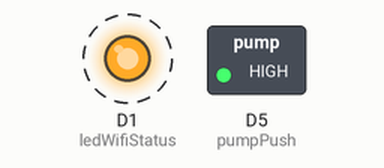
A program run on a simulated ESP8266 (NodeMCU). Shown: switched loads named in the program (green lamp = pin HIGH), output pins drawn as LEDs (lit = HIGH). Dashed ring = blinking. WiFi joins after 1.5 s; servers stay silent unless stated; network time is answered at once with the bench clock; the local clock reads 2024-03-15 10:24:30 at power-on unless the program sets it; what the program prints to the serial monitor is not drawn.

Above: at 0.2 s.
Timing chart, 0 to 3.0 s (numbered marks = the images above):
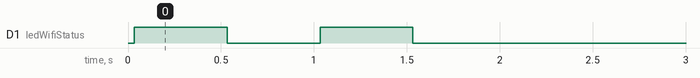

Measured:
- by itself, D1 (ledWifiStatus): alternates HIGH for 0.50 s and LOW for 0.50 s, 4 changes in all, then stays LOW

The program:

main.cpp
```cpp
#include <Arduino.h>

#include <ESP8266WiFi.h>        // Include the Wi-Fi library

#include <NTPClient.h>

#include <WiFiUdp.h>


const char* ssid = "P307";         // The SSID (name) of the Wi-Fi network you want to connect to
const char* password = "bayanhdeptrai";     // The password of the Wi-Fi network

int ledWifiStatus = D1;
int pumpPush = D5;
int timeSleep = 15;

unsigned long currentMillisWifi = 0;
unsigned long currentMillis = millis();

WiFiUDP ntpUDP;
NTPClient timeClient(ntpUDP, "pool.ntp.org");

bool onPumps = false;
bool isDeepSleeped = false;

void handlerPumps() {
  digitalWrite(pumpPush, LOW);
  Serial.println("Cho bom 10s");
  delay(10000);
  digitalWrite(pumpPush, HIGH);

}


bool isWatered = false;
String timeSet = "01:30";

void handleTime() {
  String formattedTime = timeClient.getFormattedTime();
  String num = formattedTime.substring(0,5);
  Serial.println(num);
  if(num == timeSet && !isWatered) {
    handlerPumps();
    isWatered = true;
  }
}

bool isConnected = false;
unsigned long previosTime = 0;
void setup() {
  Serial.begin(115200);
  WiFi.begin(ssid, password);
  pinMode(pumpPush, OUTPUT);
  digitalWrite(pumpPush, HIGH);
  pinMode(ledWifiStatus, OUTPUT);
  pinMode(ledWifiStatus, HIGH);
  timeClient.begin();
  timeClient.setTimeOffset(25200);
  digitalWrite(D0, LOW);
}
void loop() {
  timeClient.update();
  if(WiFi.status() == WL_CONNECTED && !isConnected) {
    Serial.println("Connected");
    digitalWrite(ledWifiStatus, LOW);
    isConnected = true;
  }
  if(WiFi.status() != WL_CONNECTED) {
    digitalWrite(ledWifiStatus, !digitalRead(ledWifiStatus));
    delay(500);
    isConnected = false;
  }
    handleTime();
    if(isWatered == true) {
      Serial.println("Bat dau ngu dong 15s");
      ESP.deepSleep(timeSleep*1e6);
      digitalWrite(D0, HIGH);
    }
    // khi chay that thi setTimeSleep = 86390;
}
```
